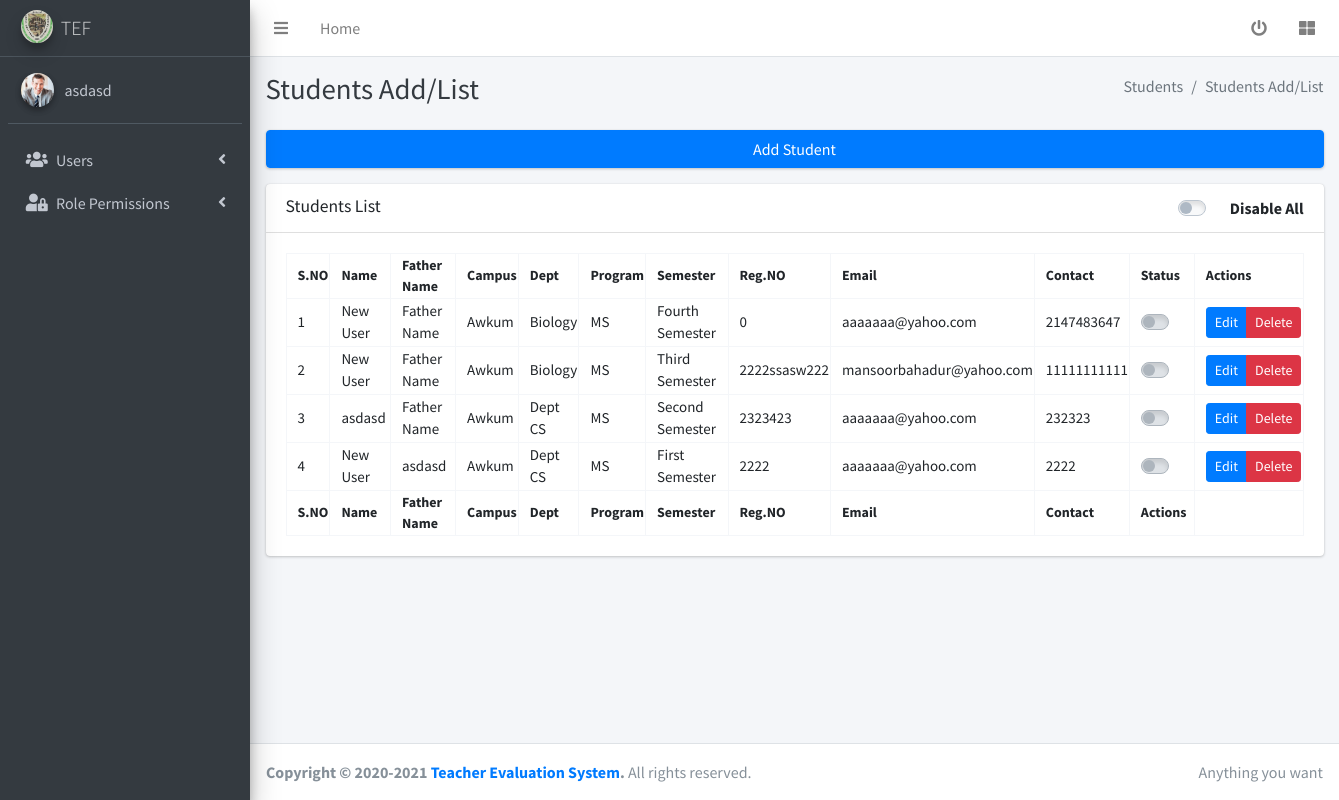
The app's page /modules/students/students.php (signed in), older data.
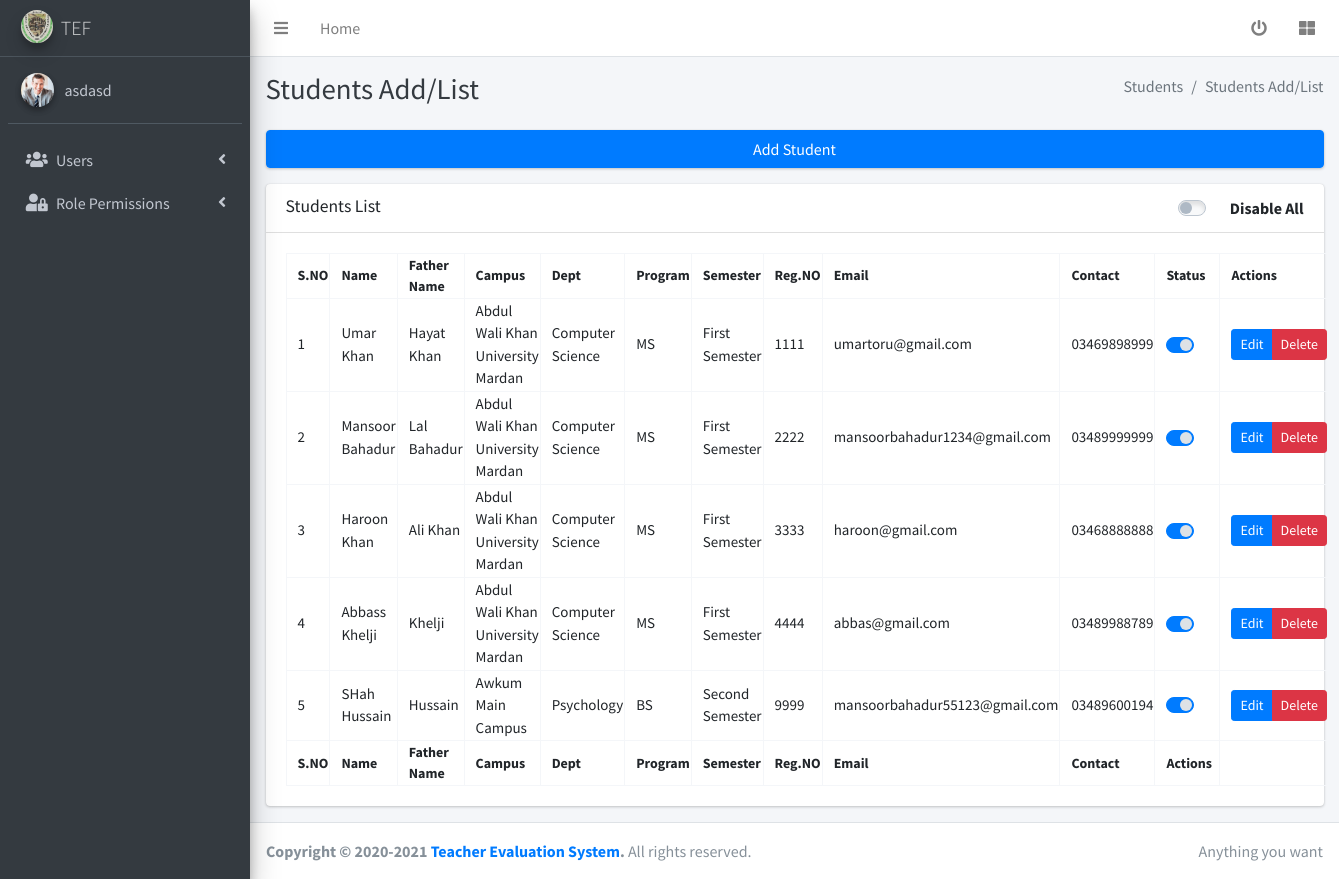
The same page, newer data.
### tables this page shows
CREATE TABLE `students` (
  `srno` int(11) NOT NULL,
  `campus_id` int(11) DEFAULT NULL,
  `program_id` int(11) DEFAULT NULL,
  `department_id` int(11) DEFAULT NULL,
  `semester_id` int(11) DEFAULT NULL,
  `reg_no` varchar(100) DEFAULT NULL,
  `name` varchar(50) DEFAULT NULL,
  `f_name` varchar(50) DEFAULT NULL,
  `email` varchar(100) DEFAULT NULL,
  `password` varchar(50) NOT NULL,
  `contact` varchar(11) NOT NULL,
  `address` varchar(150) DEFAULT NULL,
  `status` int(11) NOT NULL,
  `created_by` int(11) NOT NULL,
  `created_at` datetime DEFAULT NULL,
  `updated_at` datetime NOT NULL
);

CREATE TABLE `campus` (
  `srno` int(11) NOT NULL,
  `campus` varchar(100) DEFAULT NULL,
  `city` varchar(30) DEFAULT NULL,
  `address` varchar(100) DEFAULT NULL,
  `created_by` int(11) NOT NULL,
  `created_at` datetime DEFAULT NULL,
  `updated_at` datetime NOT NULL
);

CREATE TABLE `department` (
  `srno` int(11) NOT NULL,
  `campus_id` int(11) DEFAULT NULL,
  `dept_name` varchar(100) DEFAULT NULL,
  `created_by` int(11) NOT NULL,
  `created_at` datetime NOT NULL,
  `updated_at` datetime NOT NULL
);

CREATE TABLE `programs` (
  `srno` int(11) NOT NULL,
  `program` varchar(30) DEFAULT NULL,
  `created_by` int(11) NOT NULL,
  `created_at` datetime DEFAULT NULL,
  `updated_at` datetime NOT NULL
);

CREATE TABLE `semester` (
  `srno` int(11) NOT NULL,
  `semester` varchar(30) DEFAULT NULL,
  `created_by` int(11) NOT NULL,
  `created_at` datetime DEFAULT NULL,
  `updated_at` datetime DEFAULT NULL
);

### modules/students/students.php (the view, shortened to what the changed rows need)
<?php include('../../config.php');?>
<!DOCTYPE html>
<html lang="en">
<head>
<?php include(INCLUDE_PATH.'/layouts/links.php');?>
<link rel="stylesheet" href="<?php echo BASE_URL; ?>assets/plugins/datatables-bs4/css/dataTables.bootstrap4.css">
<link rel="stylesheet" href="<?php echo BASE_URL; ?>assets/plugins/choosen/chosen.css">
</head>
<body class="hold-transition sidebar-mini">
<div class="wrapper">
  <div class="content-wrapper">
    <div class="content-header">
      <div class="container-fluid">
        <div class="row mb-2">
          <div class="col-sm-6">
            <h1 class="m-0 text-dark">Students Add/List</h1>
          </div>
        </div>
      </div>
    </div>
    <section class="content">
      <div class="container-fluid">
       <div class="row">
         <div class="col-md-12 col-lg-12 col-sm-12">
          <div class="card">
            <div class="card-body">
              <table id="example1" class="w-100 " >
                <thead>
                <tr>
                  <th>S.NO</th>
                  <th>Name</th>
                  <th>Father Name</th>
                  <th>Campus</th>
                  <th>Dept</th>
                  <th>Program</th>
                  <th>Semester</th>
                  <th>Reg.NO</th>
                  <th>Email</th>
                  <th>Contact</th>
                  <th>Status</th>
                  <th>Actions</th>
                </tr>
                </thead>
                <tbody id="list">
                    <?php
                    $c=1;
                    $get_users=mysqli_query($con,"SELECT students.srno as STID,students.status as Status,students.name,students.f_name,students.email,students.contact,students.reg_no,campus.campus,department.dept_name,programs.program,semester.semester FROM students LEFT JOIN campus ON students.campus_id = campus.srno LEFT JOIN department ON students.department_id = department.srno LEFT JOIN programs ON students.program_id = programs.srno LEFT JOIN semester ON students.semester_id = semester.srno");
                    while($rows=mysqli_fetch_array($get_users)){
                      $status=$rows['Status'];
                    ?>
                <tr>
                    <td><?php  echo $c++;?></td>
                    <td><?php  echo $rows['name'];?></td>
                    <td><?php  echo $rows['f_name'];?></td>
                    <td><?php  echo $rows['campus'];?></td>
                    <td><?php  echo $rows['dept_name'];?></td>
                    <td><?php  echo $rows['program'];?></td>
                    <td><?php  echo $rows['semester'];?></td>
                    <td><?php  echo $rows['reg_no'];?></td>
                    <td><?php  echo $rows['email'];?></td>
                    <td><?php  echo $rows['contact'];?></td>
                    <td><?php if($status==1): ?>
                    <div class="custom-control custom-switch">
                    </div>
                    <?php elseif($status==0): ?>
                    <div class="custom-control custom-switch">
                    </div>
                     <?php endif; ?>
                    </td>
                    <td>
                      <div class="btn-group">
                    <button class="btn btn-primary btn-sm editBtn"  type="button" data-toggle="modal" data-target="#edituser" value="<?php echo $rows['STID'];?>" onclick="userEdit(this.value)" id="editBtn"> Edit
                    </button>
                    <button class="btn btn-danger btn-sm editBtn" type="button" data-toggle="modal" data-target="#changeImage" value="<?php echo $rows['STID'];?>"  id="deleteBtn">Delete
                    </button></div></td>
                </tr>
                <?php }?>
               </tbody>
                <tfoot>
                <tr>
                  <th>S.NO</th>
                  <th>Name</th>
                  <th>Father Name</th>
                  <th>Campus</th>
                  <th>Dept</th>
                  <th>Program</th>
                  <th>Semester</th>
                  <th>Reg.NO</th>
                  <th>Email</th>
                  <th>Contact</th>
                  <th>Actions</th>
                </tr>
                </tfoot>
              </table>
            </div>
          </div>
           </div>
        </div>
      </div>
    </section>
  </div>
</div>
</body>
</html>

Row changes from the older to the newer data that the page shows:
removed students: name "New User", f_name "Father Name", campus.campus "Awkum", department.dept_name "Biology", program.program "MS", semester.semester "Fourth Semester", reg_no "0", email "aaaaaaa@yahoo.com", contact "2147483647"
removed students: name "New User", f_name "Father Name", campus.campus "Awkum", department.dept_name "Biology", program.program "MS", semester.semester "Third Semester", reg_no "2222ssasw222", email "mansoorbahadur@yahoo.com", contact "11111111111"
removed students: name "asdasd", f_name "Father Name", campus.campus "Awkum", department.dept_name "Dept CS", program.program "MS", semester.semester "Second Semester", reg_no "2323423", email "aaaaaaa@yahoo.com", contact "232323"
removed students: name "New User", f_name "asdasd", campus.campus "Awkum", department.dept_name "Dept CS", program.program "MS", semester.semester "First Semester", reg_no "2222", email "aaaaaaa@yahoo.com", contact "2222"
added students: name "Umar Khan", f_name "Hayat Khan", campus.campus "Abdul Wali Khan University Mardan", department.dept_name "Computer Science", program.program "MS", semester.semester "First Semester", reg_no "1111", email "umartoru@gmail.com", contact "03469898999", $rows['STID'] 8 (drawn)
added students: name "Mansoor Bahadur", f_name "Lal Bahadur", campus.campus "Abdul Wali Khan University Mardan", department.dept_name "Computer Science", program.program "MS", semester.semester "First Semester", reg_no "2222", email "mansoorbahadur1234@gmail.com", contact "03489999999", $rows['STID'] 9 (drawn)
added students: name "Haroon Khan", f_name "Ali Khan", campus.campus "Abdul Wali Khan University Mardan", department.dept_name "Computer Science", program.program "MS", semester.semester "First Semester", reg_no "3333", email "haroon@gmail.com", contact "03468888888", $rows['STID'] 10 (drawn)
added students: name "Abbass Khelji", f_name "Khelji", campus.campus "Abdul Wali Khan University Mardan", department.dept_name "Computer Science", program.program "MS", semester.semester "First Semester", reg_no "4444", email "abbas@gmail.com", contact "03489988789", $rows['STID'] 11 (drawn)
added students: name "SHah Hussain", f_name "Hussain", campus.campus "Awkum Main Campus", department.dept_name "Psychology", program.program "BS", semester.semester "Second Semester", reg_no "9999", email "mansoorbahadur55123@gmail.com", contact "03489600194", $rows['STID'] 12 (drawn)
